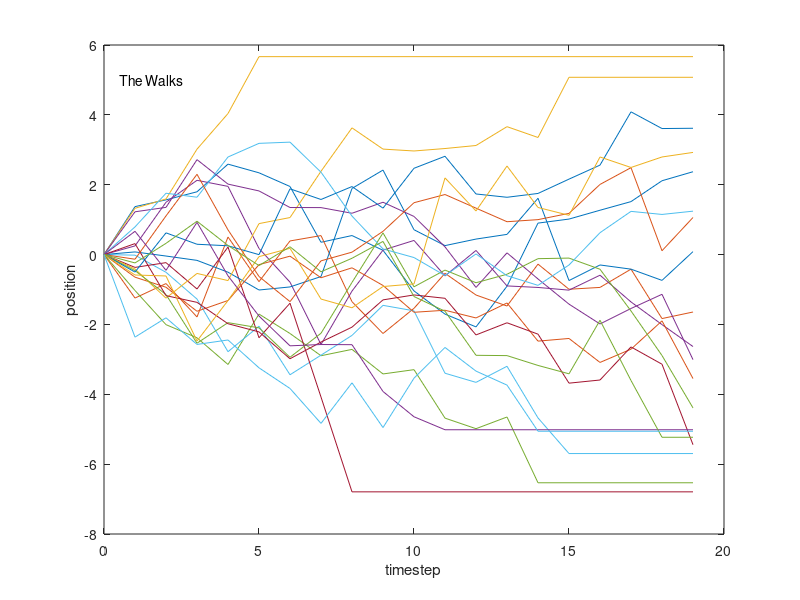
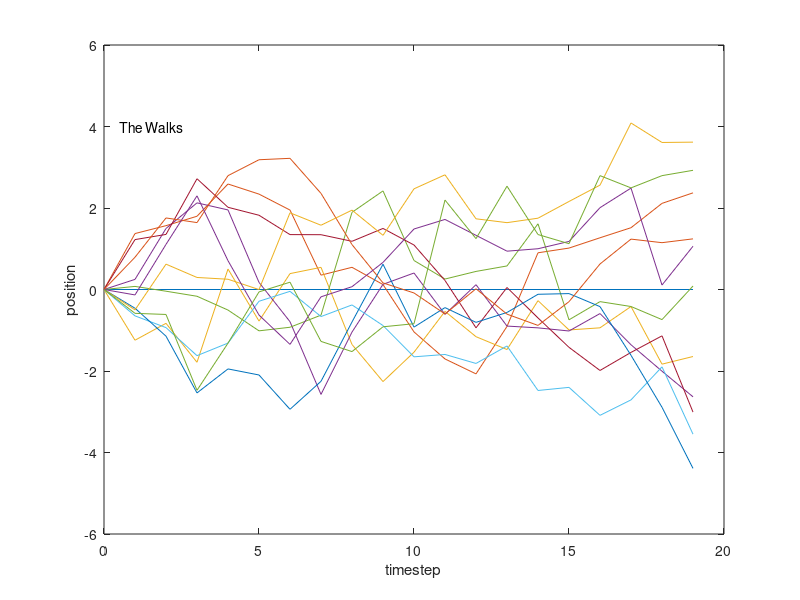

Write MATLAB code to recreate these figures, in order.
% Sophia Szady
% CS346 Computational Modeling
% HW 1 Exercise 3
% September 27, 2023

W = 20; % the number of random walks in the simulation
numSteps = 20; % the max number of steps-1 because initial placement counts
B = 5; % the boundary distance, if a walker reaches this value whether 
% positive or negative, the walker will be frozen here for the rest of the
% simulation
walkers = zeros(numSteps,W); % an array of all the walkers and
% their walks
firstUnfrozen = 'False'; % haven't created the unfrozen walkers variable yet
unfrozenWalkers = zeros(numSteps,1); % used to store the walks of unfrozen walkers

for walkNum = 1:W % looping through each walker
    walkers(1,walkNum) = 0; % setting the initial position to 0
    for stepNum = 2:numSteps % going through each walk 
        %step 1 is the initial position so j starts at 2
        if walkers(stepNum-1,walkNum) > B %if the previous step reached the 
            %upper threshold
            walkers(stepNum,walkNum) = walkers(stepNum-1,walkNum); % if the previous value reached the threshold
            % all of the rest of the values are the threshold value too
        elseif walkers(stepNum-1,walkNum) < -B % checking the same as the if statement 
            % but on the lower threshold
            walkers(stepNum,walkNum) = walkers(stepNum-1,walkNum); % same logic as line 21
        else
            walkers(stepNum,walkNum) = walkers(stepNum-1,walkNum) + randn; % calculating the 
            % step next step for the walk
        end
    end
    %disp(sum((walkers(:,walkNum)>-B)))
    if sum((walkers(:,walkNum)<B)) == numSteps && sum((walkers(:,walkNum)>-B)) == numSteps 
        % checking if the walker ever freezes, if not enter loop 
        if walkNum == false % first time entering the loop
            unfrozenWalkers = walkers(:,walkNum); % declaring the first 
            % unfrozen walkers
            firstUnfrozen = 'True'; % the unfrozen walkers variable was declared
        end
        disp(walkNum)
        unfrozenWalkers = cat(2,unfrozenWalkers,walkers(:,walkNum));
        % adding the each following unfrozen walker
    end
end
numFrozen = sum(sum(walkers>B) > 0) + sum(sum(walkers<-B) > 0); % number of walkers that reach B or -B
avgFrozenSteps = sum(sum(walkers>B)) + sum(sum(walkers<-B)); % total sum of all frozen walkers
% steps it takes to reach the threshold B
figure % creating a figure for the walker plot
plot(0:1:numSteps-1,walkers) % graphing the walk
xlabel("timestep") 
ylabel("position")
text(0.5,5,"The Walks") % showing what the lines represent


avgFrozenSteps = avgFrozenSteps/numFrozen; % calculating the average number
% of steps it takes to reach B or -B only for those that do
fprintf("The average number of steps when frozen walkers collide: %f\n", ...
    avgFrozenSteps)
fprintf("The average number of frozen walkers: %d\n", ...
    numFrozen)
figure % creating a new figure for only walkers that walked all 20 steps
plot(0:1:numSteps-1,unfrozenWalkers) % plotting only walkers that didn't reach B or -B
xlabel("timestep")
ylabel("position")
text(0.5,4,"The Walks") % see line 49
